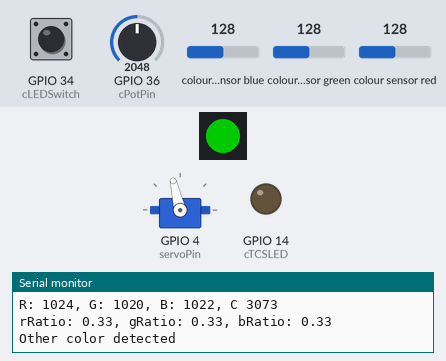
Bench run of a sketch on a simulated ESP32. On the bench: 1 RGB LEDs in strip order, left to right, servo, output pins drawn as LEDs (lit = HIGH), the last lines printed to the serial monitor. The inputs (shaded band) are chosen by the test bench; at power-on: colour sensor green 128, GPIO 34 (cLEDSwitch) HIGH, colour sensor blue 128, GPIO 36 (cPotPin) = 2048, colour sensor red 128. Dim RGB values are drawn brighter than linear; the strip is taken to match the declared colour order; servo pulses on a pin are drawn as a servo (544–2400 µs = 0–180°).

Above: at 1.26 s.
1.3 s: colour sensor green set to 191
At 4.0 s:
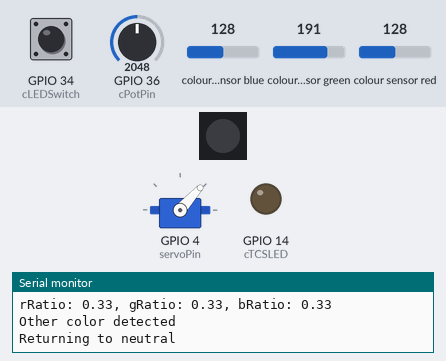
4.8 s: GPIO 34 (cLEDSwitch) pulled LOW for 0.15 s
At 6.03 s:
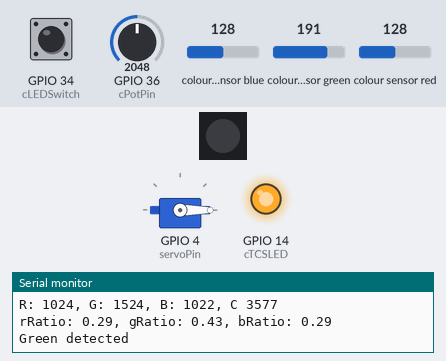
At 8.01 s:
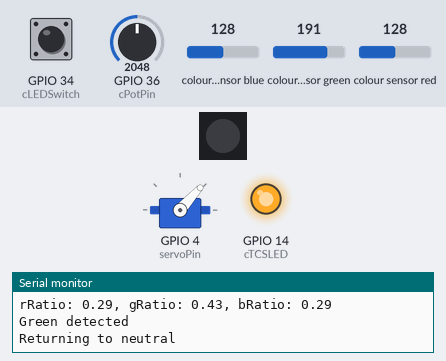
8.3 s: colour sensor blue set to 191
17.4 s: GPIO 36 (cPotPin) set to 122
23.8 s: GPIO 34 (cLEDSwitch) pulled LOW for 1 s
At 25.4 s:
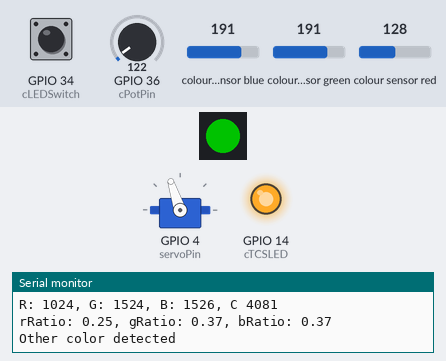
27.3 s: colour sensor blue set to 5
Timing chart, 0 to 32.2 s (numbered marks = the images above; inputs shaded):
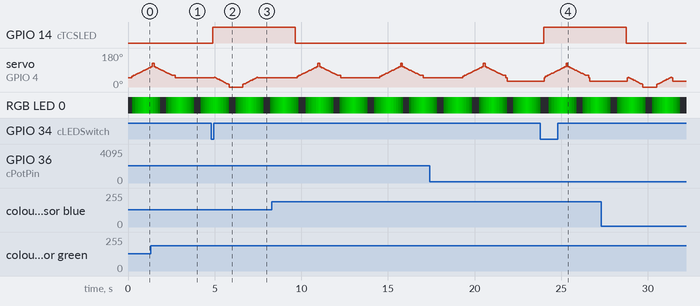

Measured:
- after the input at 4.8 s, GPIO 14 (cTCSLED): LOW → HIGH after 0.08 s
- after the input at 23.8 s, GPIO 14 (cTCSLED): LOW → HIGH after 0.18 s

The sketch:

sortation.ino
```cpp
#define PRINT_COLOUR                                                   // uncomment to turn on output of colour sensor data

#include <Arduino.h>
#include <Adafruit_NeoPixel.h>
#include <Wire.h>
#include <SPI.h>
#include "Adafruit_TCS34725.h"

// Function declarations
void doHeartbeat();

// Constants
const int cHeartbeatInterval = 75;                                     // heartbeat update interval, in milliseconds
const int cSmartLED          = 23;                                     // when DIP switch S1-4 is on, SMART LED is connected to GPIO21
const int cSmartLEDCount     = 1;                                      // number of Smart LEDs in use
const int cSDA               = 18;                                     // GPIO pin for I2C data
const int cSCL               = 19;                                     // GPIO pin for I2C clock
const int cTCSLED            = 14;                                     // GPIO pin for LED on TCS34725
const int cLEDSwitch         = 34;                                     // DIP switch S1-2 controls LED on TCS32725
const int servoPin           = 4;                                      // GPIO pin for the servo motor
const int colorCheckInterval = 100;                                    // Time interval (ms) for checking color

// Variables
boolean heartbeatState       = true;                                   // state of heartbeat LED
unsigned long lastHeartbeat  = 0;                                      // time of last heartbeat state change
unsigned long curMillis      = 0;                                      // current time, in milliseconds
unsigned long prevMillis     = 0;                                      // start time for delay cycle, in milliseconds

// Declare SK6812 SMART LED object
Adafruit_NeoPixel SmartLEDs(cSmartLEDCount, cSmartLED, NEO_RGB + NEO_KHZ800);

// Smart LED brightness for heartbeat
unsigned char LEDBrightnessIndex = 0;
unsigned char LEDBrightnessLevels[] = {0, 0, 0, 5, 15, 30, 45, 60, 75, 90, 105, 120, 135,
                                       150, 135, 120, 105, 90, 75, 60, 45, 30, 15, 5, 0};

// TCS34725 colour sensor with 2.4 ms integration time and gain of 4
// see https://github.com/adafruit/Adafruit_TCS34725/blob/master/Adafruit_TCS34725.h for all possible values
Adafruit_TCS34725 tcs = Adafruit_TCS34725(TCS34725_INTEGRATIONTIME_2_4MS, TCS34725_GAIN_4X);
unsigned long lastColorCheck = 0;
bool tcsFlag = 0;                                                      // TCS34725 flag: 1 = connected; 0 = not found

// Smooth servo motion setup
const uint32_t servoUpdateInterval = 50;  // time between position updates (ms)
unsigned long lastServoUpdate = 0;
int targetPosition = 1425;
int currentPositionIndex = 0;
int neutralIndex = 12;  // index corresponding to 1425
bool moving = false;

int startPos = 850;

// Define servo movement steps
int ServoStepsToLeft[] = {
  startPos, 880, 860, 840, 820, 800, 780, 760, 740, 720,
  700, 680, 660, 640, 620, 600, 580, 560, 400, 400,
  400, 400, 400, 400, 400, 400,
  400, 400, 400, 400, 400, 400, 400, 400, 560, 580,
  600, 620, 640, 660, 680, 700, 720, 740, 760, 780,
  800, 820, 840, 860, 880, startPos
};

int ServoStepsToRight[] = {
  startPos, 919, 938, 957, 976, 995, 1014, 1033, 1052, 1071,
  1090, 1109, 1128, 1147, 1166, 1185, 1204, 1223, 1242, 1261,
  1280, 1299, 1318, 1337, 1356, 1500,
  1500, 1356, 1337, 1318, 1299, 1280, 1261, 1242, 1223, 1204,
  1185, 1166, 1147, 1128, 1109, 1090, 1071, 1052, 1033, 1014,
  995, 976, 957, 957, 957, startPos
};


const int numSteps = sizeof(ServoStepsToLeft) / sizeof(ServoStepsToLeft[0]);

// to reset board every once in a while
// to prevent current surge/draw issues that stall the servo
int sortCycles = 0;


const int cPotPin            = 36;                                     // GPIO pin for drive speed potentiometer (A0)


void setup() {
  Serial.begin(115200);                                                // Standard baud rate for ESP32 serial monitor

  pinMode(cPotPin, INPUT);                                             // set up drive speed potentiometer


  // Set up SmartLED
  SmartLEDs.begin();                                                   // initialize smart LEDs object
  SmartLEDs.clear();                                                   // clear pixel
  SmartLEDs.setPixelColor(0, SmartLEDs.Color(0,0,0));                  // set pixel colours to black (off)
  SmartLEDs.setBrightness(0);                                          // set brightness [0-255]
  SmartLEDs.show();                                                    // update LED

  Wire.setPins(cSDA, cSCL);                                            // set I2C pins for TCS34725
  pinMode(cTCSLED, OUTPUT);                                            // configure GPIO to control LED on TCS34725
  pinMode(cLEDSwitch, INPUT_PULLUP);                                   // configure GPIO to set state of TCS34725 LED

  // Set up servos
  pinMode(servoPin, OUTPUT);                                          // configure arm servo GPIO for output
  ledcAttach(servoPin, 50, 14);                                       // setup arm servo pin for 50 Hz, 14-bit resolution
  ledcWrite(servoPin, startPos);

  // Connect to TCS34725 colour sensor
  if (tcs.begin()) {
    Serial.printf("Found TCS34725 colour sensor\n");
    tcsFlag = true;
  }
  else {
    Serial.printf("No TCS34725 found ... check your connections\n");
    tcsFlag = false;
  }
}

void loop() {
    int pot = 0; // read raw analog value from potentiometer

    static unsigned long lastStepTime = 0; // keeps track of time for steps
    static int step = 0; // current step in the state machine
    static bool movingLeft = false; // tracks movement direction
    unsigned long currentMillis = millis(); // get current time

    pot = analogRead(cPotPin); // read potentiometer value
    startPos = map(pot, 0, 4095, 700, 1000); // map pot value to servo range

    switch (step) {
      case 0: // color detection step
          if (currentMillis - lastStepTime >= colorCheckInterval) {
              lastStepTime = currentMillis;

              uint16_t r, g, b, c;
              digitalWrite(cTCSLED, !digitalRead(cLEDSwitch)); // toggle led

              if (tcsFlag) {
                  tcs.getRawData(&r, &g, &b, &c); // get color values
                  g = g - 4;
                  b = b - 2;

                  // print raw color values if enabled
                  #ifdef PRINT_COLOUR
                  Serial.printf("R: %d, G: %d, B: %d, C %d\n", r, g, b, c);
                  #endif

                  // check if color reading is bright enough
                  if (c > 30) {
                      float sum = r + g + b;
                      float rRatio = r / sum;
                      float gRatio = g / sum;
                      float bRatio = b / sum;

                      // print color ratios
                      Serial.printf("rRatio: %.2f, gRatio: %.2f, bRatio: %.2f\n", rRatio, gRatio, bRatio);

                      // detect green
                      if (gRatio > rRatio + 0.05 && gRatio > bRatio + 0.05) {
                          Serial.println("Green detected");
                          moving = true;
                          currentPositionIndex = 0;
                          step = 3; // move left
                      } else {
                          Serial.println("Other color detected");
                          moving = true;
                          currentPositionIndex = 0;
                          step = 4; // move right
                      }
                  }
              }
          }
          break;

      case 3: // move servo left step-by-step
          if (moving && currentMillis - lastServoUpdate >= servoUpdateInterval) {
              lastServoUpdate = currentMillis;
              if (currentPositionIndex < numSteps) {
                  ledcWrite(servoPin, ServoStepsToLeft[currentPositionIndex++]);
              } else {
                  moving = false;
                  step = 1;  // go to hold
                  lastStepTime = currentMillis;
              }
          }
          break;

      case 4: // move servo right step-by-step
          if (moving && currentMillis - lastServoUpdate >= servoUpdateInterval) {
              lastServoUpdate = currentMillis;
              if (currentPositionIndex < numSteps) {
                  ledcWrite(servoPin, ServoStepsToRight[currentPositionIndex++]);
              } else {
                  moving = false;
                  step = 1;  // go to hold
                  lastStepTime = currentMillis;
              }
          }
          break;

      case 1: // hold position for a short time
          if (currentMillis - lastStepTime >= 15) {
              lastStepTime = currentMillis;
              Serial.println("Returning to neutral");
              ledcWrite(servoPin, startPos); // go back to start position
              step = 2; // wait before checking color again
          }
          break;

      case 2: // wait 2 seconds before next cycle
          if (currentMillis - lastStepTime >= 2000) {
              lastStepTime = currentMillis;
              step = 0; // go back to color detection

              sortCycles += 1;

              if (sortCycles >= 100) {
                  ESP.restart(); // restart after 100 cycles
              }
          }
          break;
  }

  doHeartbeat(); // blink heartbeat led
}

// update heartbeat LED
void doHeartbeat() {
  curMillis = millis();                                                // get the current time in milliseconds
  // check to see if elapsed time matches the heartbeat interval
  if ((curMillis - lastHeartbeat) > cHeartbeatInterval) {
    lastHeartbeat = curMillis;                                         // update the heartbeat time for the next update
    LEDBrightnessIndex++;                                              // shift to the next brightness level
    if (LEDBrightnessIndex > sizeof(LEDBrightnessLevels)) {            // if all defined levels have been used
      LEDBrightnessIndex = 0;                                          // reset to starting brightness
    }
    SmartLEDs.setBrightness(LEDBrightnessLevels[LEDBrightnessIndex]);  // set brightness of heartbeat LED
    SmartLEDs.setPixelColor(0, SmartLEDs.Color(0, 250, 0));            // set pixel colours to green
    SmartLEDs.show();                                                  // update LED
  }
}
```
